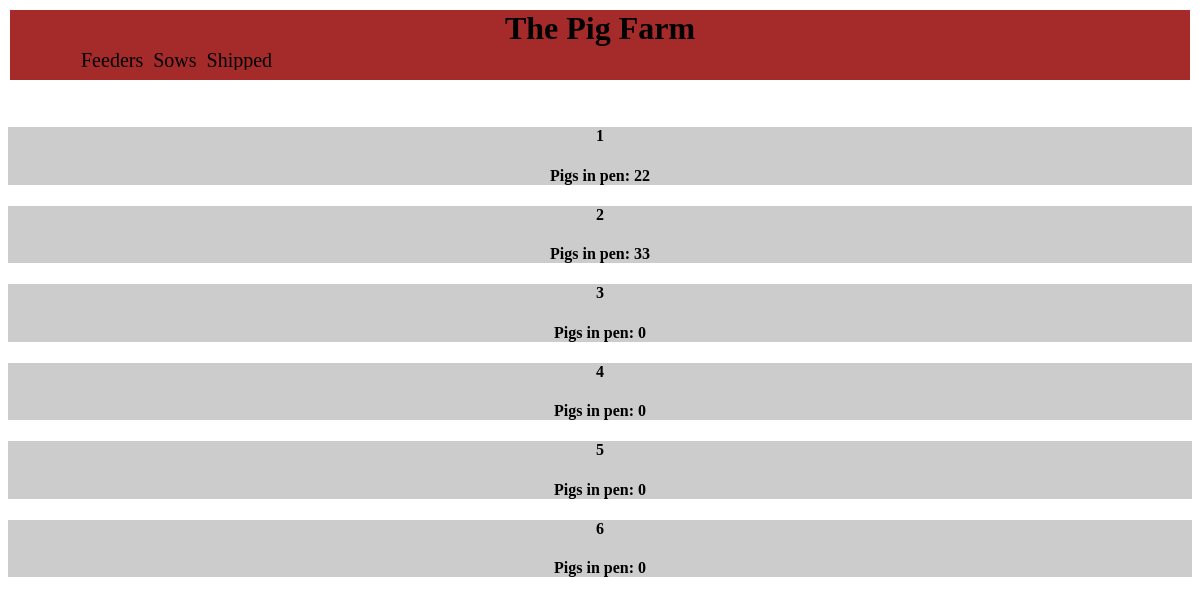
Page /pigs/ (signed in) on the committed database.
### pigs/models.py (models this page shows, shortened)
class Pigpen(models.Model):
    pen = models.CharField(max_length=2)
    def __str__(self):
        return self.pen

class Pigsinpen(models.Model):
    pigpen = models.ForeignKey(Pigpen,on_delete=models.CASCADE)
    pigs = models.PositiveIntegerField()
    pig_cost_total = models.DecimalField(max_digits=6,decimal_places=2)
    date = models.DateTimeField()
    notes = models.CharField(max_length = 300,blank=True,null = True)

### pigs/views.py (the view)
class indexview(LoginRequiredMixin, generic.ListView):
    model = Pigpen
    template_name = 'pigs/indexview.html'

### pigs/templates/pigs/indexview.html (shortened to what this page needs)
﻿<!DOCTYPE html>
{% load static %}
<link rel="stylesheet" type="text/css" href="{% static 'pigs/indexviewstyles.css' %}" />
<link rel="stylesheet" type="text/css" href="{% static 'pigs/Generalstyles.css' %}" />
<html lang="en" xmlns="http://www.w3.org/1999/xhtml">
<head>
</head>
<body>
    <div class="header">
        <h1>The Pig Farm</h1>
        <ul>
        <li class="feederpigs"><a class="nostyle" href="#Feeders" onclick="testFunc(this)">Feeders</a></li>
        <li><a class="nostyle" href="#Sows" onclick="testFunc(this)">Sows</a></li>
        <li><a class="nostyle" href="{% url 'pigs:shippedpigs' %}">Shipped</a></li>
        </ul>
    </div>
        <div class="containers" id="Feeders">
        <div class="scroll"></div>
        {% for pen in pigpen_list %}
        <a class="pens" href="{% url 'pigs:pen' pen %}">
            <div class="penwrapper">
                <h4>{{pen}}</h4>
                {% for pig in pen.pigsinpen_set.all %}
                {% if forloop.last %}
                <h4>Pigs in pen: {{pig.pigs}} </h4>
                {%endif%}
                {%empty%}
                <h4>Pigs in pen: 0</h4>
                {%endfor%}
            </div>
        </a>
        {%endfor%}
       </div>
</body>
</html>

### pigs/static/pigs/indexviewstyles.css (style rules this page uses)
.header { position:fixed; background:brown; right:10px; left:10px; top:10px; height:70px; z-index:3; }
.header h1 { margin:0; text-align:center; }
.header ul { position:absolute; list-style:none; display:flex; margin:0 2px; overflow:hidden; height:1.3rem; left:5%; padding:0; bottom:10px; }
.header li { font-size:1.25rem; margin-left:10px; }
.scroll { position:relative; height:80px; }
.pens { text-align:center; text-decoration:none; color:black; }
.penwrapper { background:rgba(0,0,0,0.2); }

### pigs/static/pigs/Generalstyles.css (style rules this page uses)
a.nostyle { text-decoration:none; color:black; cursor:pointer; }

### rows in the picture
Pigpen: pen "1"
Pigsinpen: pigs "22"
Pigpen: pen "2"
Pigsinpen: pigs "33"
Pigpen: pen "3"
Pigpen: pen "4"
Pigpen: pen "5"
Pigpen: pen "6"
